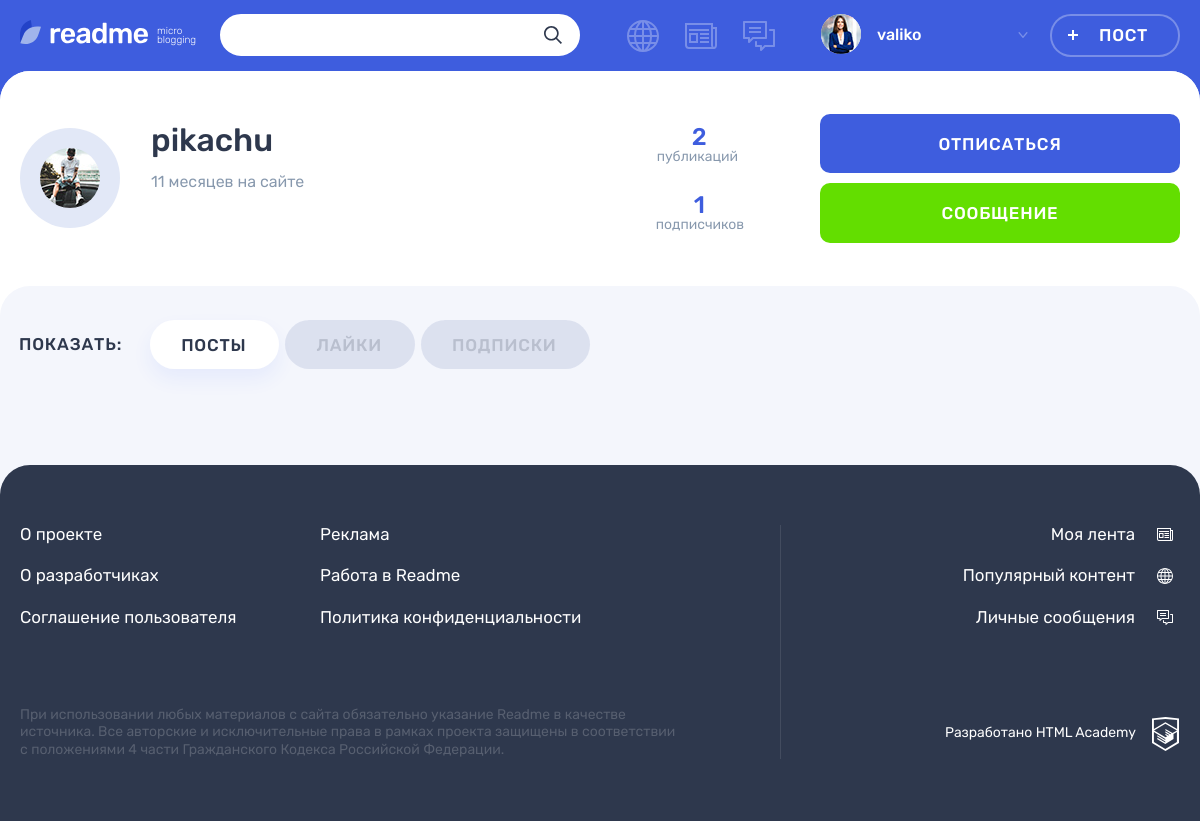
The app's page /profile.php?user_id=1&tab=posts (signed in) with its own data.
### tables this page shows
CREATE TABLE user (
    id INT PRIMARY KEY NOT NULL AUTO_INCREMENT,
    created_at TIMESTAMP DEFAULT CURRENT_TIMESTAMP,
    email VARCHAR(45) NOT NULL,
    UNIQUE INDEX email_ind (email),
    user_login VARCHAR(45) NOT NULL,
    UNIQUE INDEX user_login_ind (user_login),
    user_password VARCHAR(200),
    avatar VARCHAR(100)
);

### helpers.php (called while the page is built, shortened)
<?php
function get_noun_plural_form(int $number, string $one, string $two, string $many): string
{
    $number = (int)$number;
    $mod100 = $number % 100;
    switch (true) {
        case ($mod100 >= 11 && $mod100 <= 20):
            return $many;
    }
}
function include_template($name, array $data = [])
{
    $name = 'templates/' . $name;
    $result = '';
    if (!is_readable($name)) {
        return $result;
    }
    extract($data);
    require $name;
    $result = ob_get_clean();
    return $result;
}
function get_date_interval_format($date, $word)
{
    $current_date = date_create('now');
    $date_interval = date_diff($date, $current_date);
    $week = floor($date_interval->d / 7);
    if ($date_interval->m >= 1) {
        return $date_interval->m . " " . get_noun_plural_form($date_interval->m, 'месяц', 'месяца', 'месяцев') . " " . $word;
    } elseif ($week >= 1) {
        return $week . " " . get_noun_plural_form($week, 'неделя', 'недели', 'недель') . " " . $word;
    } elseif ($date_interval->d >= 1) {
        return $date_interval->d . " " . get_noun_plural_form($date_interval->d, 'день', 'дня', 'дней') . " " . $word;
    } elseif ($date_interval->h >= 1) {
        return $date_interval->h . " " . get_noun_plural_form($date_interval->h, 'час', 'часа', 'часов') . " " . $word;
    };
    return $date_interval->i . " " . get_noun_plural_form($date_interval->i, 'минута', 'минуты', 'минут') . " " . $word;
}
function db_get_query($value, $connect, $sql)
{
    $result = mysqli_query($connect, $sql);
    if ($value == 'all') {
        return mysqli_fetch_all($result, MYSQLI_ASSOC);
    } elseif ($value == 'assoc') {
        return mysqli_fetch_assoc($result);
    } else {
        die("Уточните передаваемые данные");
    };
}
function get_subscribers($user_id, $connect)
{
    $user_subs = [];
    $sql_user_subs_query = "SELECT * FROM subscribtions
    WHERE user_id = '$user_id'";
    $sql_user_subs = db_get_query('all', $connect, $sql_user_subs_query);
    if ($sql_user_subs) {
        foreach ($sql_user_subs as $user_sub) {
            array_push($user_subs, $user_sub['to_user_id']);
        }
        return $user_subs;
    }
}

### auth.php (called while the page is built, shortened)
<?php
if (isset($_SESSION['user'])) {
    $user = $_SESSION['user'];
    $user_id = $user['id'];
} else {
    $is_auth = 0;
    header("Location: /index.php");
    exit();
}

### templates/profile-layout.php (the view, shortened to what this page needs)
<main class="page__main page__main--profile">
    <div class="profile profile--default">
        <div class="profile__user-wrapper">
            <div class="profile__user user container">
                <div class="profile__user-info user__info">
                    <div class="profile__avatar user__avatar">
                        <?php if (!empty($user_data['avatar'])):?>
                        <img class="profile__picture user__picture" src="uploads/avatars/<?php echo($user_data['avatar']);?>" alt="Аватар пользователя">
                        <?php endif;?>
                    </div>
                    <div class="profile__name-wrapper user__name-wrapper">
                        <span class="profile__name user__name"><?=$user_data['user_login'];?></span>
                        <time class="profile__user-time user__time" datetime="<?php echo(date_format(date_create($user_data['created_at']), 'Y-m-d'));?>"><?=get_date_interval_format(date_create($user_data['created_at']), 'на сайте');?></time>
                    </div>
                </div>
                <div class="profile__rating user__rating">
                    <p class="profile__rating-item user__rating-item user__rating-item--publications">
                        <span class="user__rating-amount"><?=$user_data['total_posts'];?></span>
                        <span class="profile__rating-text user__rating-text">публикаций</span>
                    </p>
                    <p class="profile__rating-item user__rating-item user__rating-item--subscribers">
                        <span class="user__rating-amount"><?=$user_data['total_subs'];?></span>
                        <span class="profile__rating-text user__rating-text">подписчиков</span>
                    </p>
                </div>
                <div class="profile__user-buttons user__buttons">
                    <?php if ($user_id === $profile_user_id):?>
                    <a class="profile__user-button user__button user__button--subscription button button--quartz visually-hidden" href="#"></a>
                    <?php elseif ($user_subs && in_array($profile_user_id, $user_subs)): ?>
                    <a class="profile__user-button user__button user__button--subscription button button--main" href="<?php echo('/subscribtion.php' . '?user_id=' . $profile_user_id);?>">Отписаться</a>
                    <a class="profile__user-button user__button user__button--writing button button--green" href="#">Сообщение</a>
                    <?php else: ?>
                    <a class="profile__user-button user__button user__button--subscription button button--main" href="<?php echo('/subscribtion.php' . '?user_id=' . $profile_user_id);?>">Подписаться</a>
                    <?php endif; ?>
                </div>
            </div>
        </div>
        <div class="profile__tabs-wrapper tabs">
            <div class="container">
                <div class="profile__tabs filters">
                    <b class="profile__tabs-caption filters__caption">Показать:</b>
                    <ul class="profile__tabs-list filters__list tabs__list">
                        <li class="profile__tabs-item filters__item">
                            <a class="profile__tabs-link filters__button  tabs__item  button <?php if ($tab === 'posts'):?>filters__button--active tabs__item--active<?php endif;?>" href="<?php echo($url . '?user_id=' . $profile_user_id . '&tab=' . 'posts');?>">Посты</a>
                        </li>
                        <li class="profile__tabs-item filters__item">
                            <a class="profile__tabs-link filters__button tabs__item button <?php if ($tab === 'likes'):?>filters__button--active tabs__item--active<?php endif;?>" href="<?php echo($url . '?user_id=' . $profile_user_id . '&tab=' . 'likes');?>">Лайки</a>
                        </li>
                        <li class="profile__tabs-item filters__item">
                            <a class="profile__tabs-link filters__button tabs__item button <?php if ($tab === 'subscribtions'):?>filters__button--active tabs__item--active<?php endif;?>" href="<?php echo($url . '?user_id=' . $profile_user_id . '&tab=' . 'subscribtions');?>">Подписки</a>
                        </li>
                    </ul>
                </div>
            </div>
        </div>
    </div>
</main>

### records on screen
user: avatar (picture), user_login "pikachu", created_at "11 месяцев на сайте"

### other values on screen
$user_name "valiko"
$user_data['total_posts'] "2"
$user_data['total_subs'] "1"
